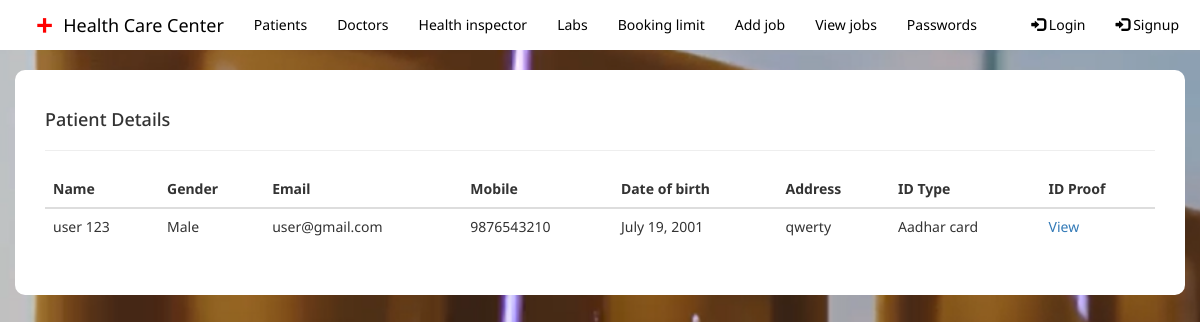
Screenshot of /admin_patients/ with the database file from the repository.
### myapp/models.py (models this page shows, shortened)
class CustomerProfile(models.Model):
    user = models.OneToOneField(User, on_delete=models.CASCADE)
    first_name = models.CharField(max_length=20, null=True)
    last_name = models.CharField(max_length=20, null=True)
    gender = models.CharField(max_length=20, choices=[
        ('Female', 'Female'),
        ('Male', 'Male'),
        ('Others', 'Others'),
    ])
    email = models.EmailField(max_length=50)
    mobile = models.CharField(max_length=10, null=True, validators=[mobile])
    dob = models.DateField(verbose_name='Date of birth')
    address = models.TextField(default=" ")
    profile_pic = models.ImageField(upload_to='profile_pic/customerProfilePic/', null=True, blank=True)
    id_type = models.CharField(max_length=30, choices=id_proofs)
    id_proof = models.FileField(upload_to='id_proofs', default=True)

### myapp/views.py (the view)
# urls.py: path('admin_patients/', views.admin_patients, name='admin_patients'),
def admin_patients(request):
    objects = models.CustomerProfile.objects.all()
    return render(request, 'admin_patients.html', {'objects':objects})

### myapp/templates/admin_patients.html
{% extends 'admin_base.html' %}
{% block body %}
<div class="container my-5" style="background-color: white; border-radius: 10px; padding: 30px;"">
    <table class="table table-hovered"">
        <thead>
            <h4>Patient Details</h4><hr>
            <tr>
                <th>Name</th>
                <th>Gender</th>
                <th>Email</th>
                <th>Mobile</th>
                <th>Date of birth</th>
                <th>Address</th>
                <th>ID Type</th>
                <th>ID Proof</th>
            </tr>
        </thead>
        <tbody>
    {% for i in objects %}
    <tr>
        <td>{{i.first_name}} {{i.last_name}}</td>
        <td>{{i.gender}}</td>
        <td>{{i.email}}</td>
        <td>{{i.mobile}}</td>
        <td>{{i.dob}}</td>
        <td>{{i.address}}</td>
        <td>{{i.id_type}}</td>
        <td><a href="{{i.id_proof.url}}" target="_blank">View</a></td>
    </tr>
    {% endfor %}
        </tbody>
    </table>
</div>
{% endblock %}

### myapp/static/formdiv.css (style rules this page uses)
* { margin: 0; padding: 0; font-family: "Noto Sans", sans-serif;; }

### rows the page displays
CustomerProfile: first_name "user", last_name "123", gender "Male", email "user@gmail.com", mobile "9876543210", dob "July 19, 2001", address "qwerty", id_type "Aadhar card"
